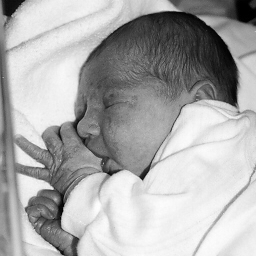
#> input picture sample_Images/newborn.tif, 256 x 256 px
$ python hw1_1.py
#> lines starting #> are read from the running program, lines starting #| are printed output that depends on the picture
#> further down, img is the input picture: shape (256, 256); min 0, max 254, mean 171.5
from skimage import io
import matplotlib.pyplot as plt
import numpy as np


def stucki(im, k):
    # print("image shape: {}".format(im.shape))                   # image shape: (256, 256)
#> called with k = 2
    rs, cs = im.shape
#> rs = 256; cs = 256
    ed = np.array([[0, 0, 0, 8, 4], [2, 4, 8, 4, 2], [1, 2, 4, 2, 1]]) / 42.0
    z = np.zeros((rs + 4, cs + 4))
    # print("np.zeros: {}".format(z.shape))                       # np.zeros: (260, 260)
    z[2:rs + 2, 2:cs + 2] = np.array(im, dtype='float64')
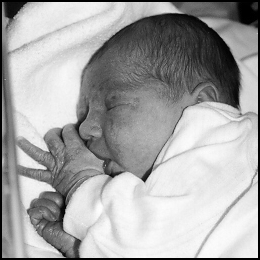
#> z: shape (260, 260) float64; min 0, max 254, mean 166.3
    for i in range(2, rs + 2):
        for j in range(2, cs + 2):
            old = z[i, j]
            quant = (old // (255 // k)) * (255 // (k - 1))
            z[i, j] = quant
            E = old - quant
            z[i:i + 3, j - 2:j + 3] = z[i:i + 3, j - 2:j + 3] + E * ed
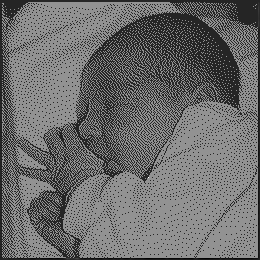
#> z: shape (260, 260) float64; min -87.04, max 510, mean 166.3; drawn with min black and max white
    return np.array(z[2:rs + 2, 2:cs + 2], dtype='uint8')
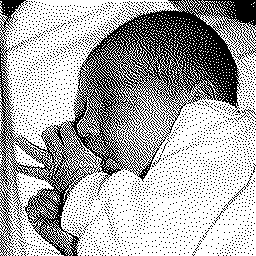
#> returned value: shape (256, 256); min 0, max 255, mean 171.9


fig = plt.figure()

img = io.imread('sample_Images/newborn.tif', as_gray=True)

s = stucki(img, 2)
a = fig.add_subplot(111)
a.title.set_text('stucki(k = 2)')
plt.axis('off')
io.imshow(s, cmap='gray', vmin=0, vmax=255)
io.show()

$ run again, with sample_Images/blocks.tif copied over sample_Images/newborn.tif
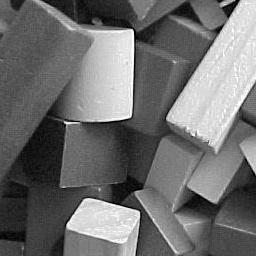
#> input picture sample_Images/blocks.tif, 256 x 256 px
#> img is the input picture: shape (256, 256); min 0, max 255, mean 110.3
#> after the loop in stucki, `for i in range(2, rs + 2):`:
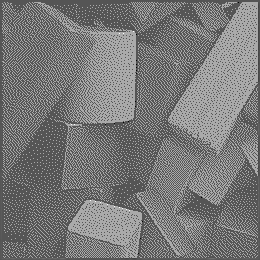
#> z: shape (260, 260) float64; min -255, max 510, mean 107; drawn with min black and max white
#> in stucki, `return np.array(z[2:rs + 2, 2:cs + 2], dtype='uint8')`:
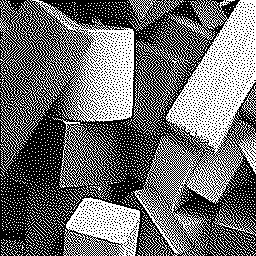
#> returned value: shape (256, 256); min 0, max 255, mean 110.2
